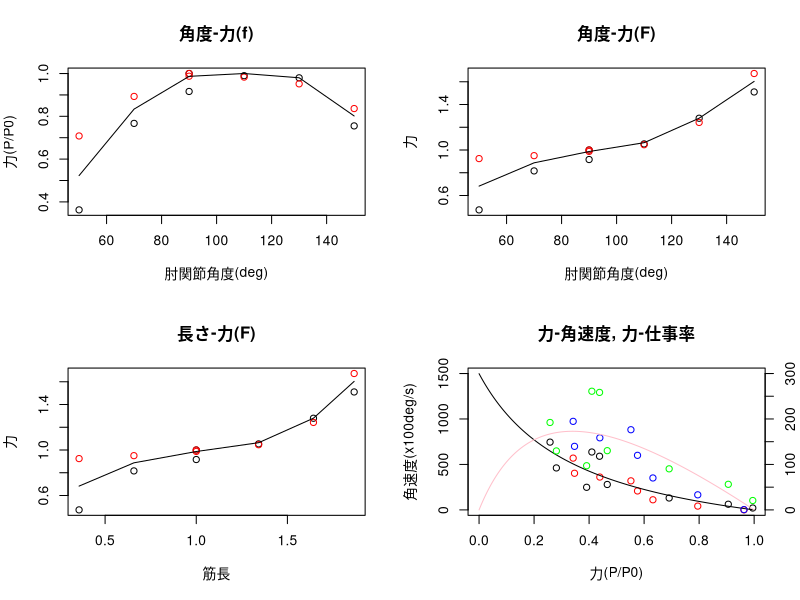

Here is the R script that generated this plot:
#bio17.R
#To draw graphs...

pdf("bio17.pdf", family="Japan1") #family modifier is required!

#ExpA
b17a <- read.table(file="bio17a.csv",header=T,sep=",")
Deg1=b17a$Deg[1:7];f1=b17a$f[1:7];F1=b17a$F[1:7];L1=b17a$L[1:7]
Deg2=b17a$Deg[8:14];f2=b17a$f[8:14];F2=b17a$F[8:14];L2=b17a$L[8:14]
Deg3=b17a$Deg[15:20];f3=b17a$f[15:20];F3=b17a$F[15:20];L3=b17a$L[15:20]
layout(matrix(c(1,2,3,4),nrow=2,ncol=2,byrow=T))
plot(c(Deg1,Deg2),c(f1,f2),xlab="肘関節角度(deg)",ylab="力(P/P0)",main="角度-力(f)",col=c(rep("black",7),rep("red",7)))
lines(f3 ~ Deg3,col="black")
plot(c(Deg1,Deg2),c(F1,F2),xlab="肘関節角度(deg)",ylab="力",main="角度-力(F)",col=c(rep("black",7),rep("red",7)))
lines(F3 ~ Deg3,col="black")
plot(c(L1,L2),c(F1,F2),xlab="筋長",ylab="力",main="長さ-力(F)",col=c(rep("black",7),rep("red",7)))
lines(F3 ~ L3,col="black")
#ExpB
#a/P0=0.360, b=539.4 these are from Analysis software; you cannot use them as your data.

b17b <- read.table(file="bio17b.csv",header=T,sep=",")
P1=b17b$P[1:9];V1=b17b$V[1:9];W1=b17b$W[1:9]
P2=b17b$P[10:17];V2=b17b$V[10:17];W2=b17b$W[10:17]

#init
x<-seq(0,1,length=1001)
plot(c(P1,P2),c(V1,V2),xlim=c(0,1),ylim=c(0,1500),xlab="力(P/P0)",ylab="角速度(x100deg/s)",main="力-角速度, 力-仕事率",col=c(rep("black",9),rep("red",8)))
par(new=T)
plot(x,539.4*(1-x)/(x+0.360),xlim=c(0,1),ylim=c(0,1500),type="l",xlab="",ylab="",axes=F)
par(new=T)
plot(c(P1,P2),c(W1,W2),xlim=c(0,1),ylim=c(0,300),xlab="",ylab="",col=c(rep("green",9),rep("blue",8)),axes=F)
axis(4)
par(new=T)
plot(x,539.4*x*(1-x)/(x+0.360),xlim=c(0,1),ylim=c(0,300),type="l",xlab="",ylab="",col="pink",axes=F)
dev.off()
